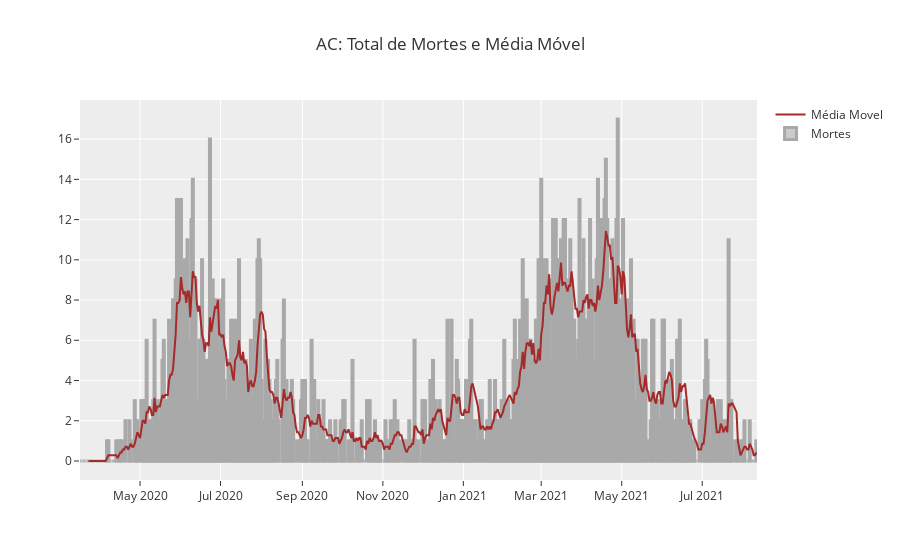
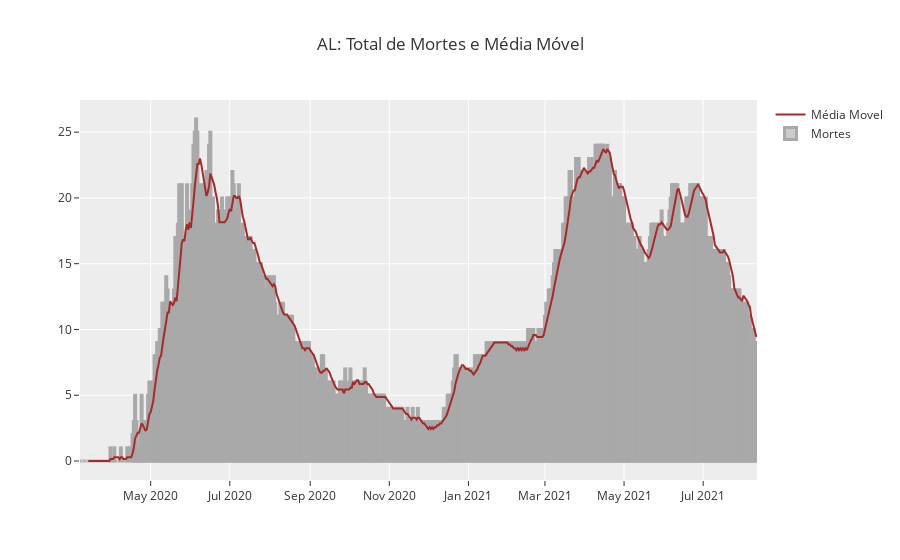
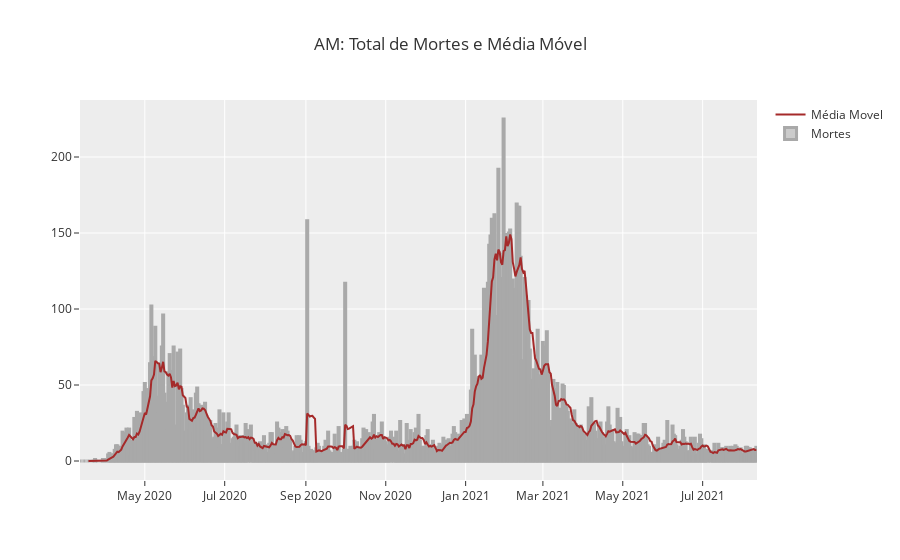
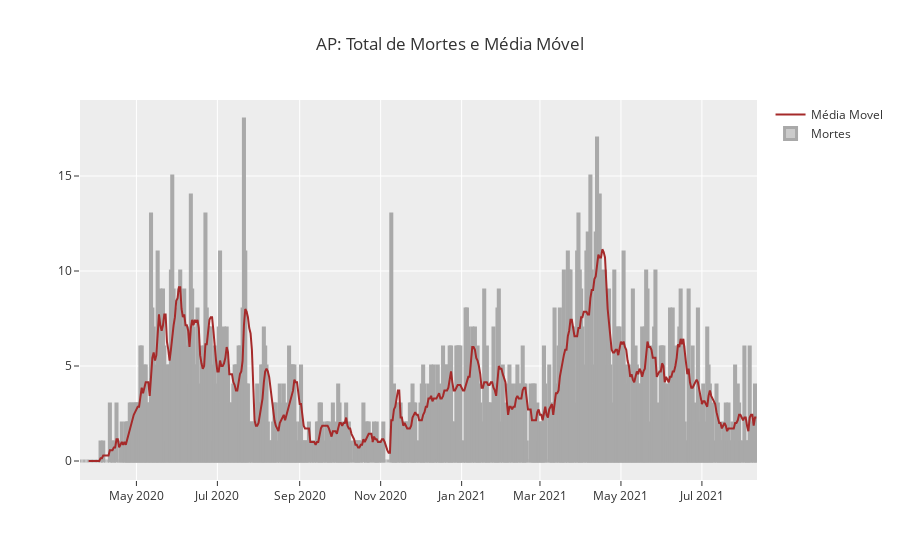

These figures' notebook cell, in order:
### Code cell
for uf in estados:
    df2 = df
    df2 = df2[df2['state'] == uf]
    series2 = df2.groupby(df2['date'])['new_deaths'].sum()
    series2 = series2.clip(lower=0)
    rolling2 = series2.rolling(window=7)
    rolling_mean2 = rolling2.mean()
    
    fig = go.Figure()
    
    fig.add_trace(go.Bar(
        y=series2,
        x=series2.index,
        name='Mortes',
        orientation='v',
        marker=dict(
            color='rgba(169,169,169, 0.6)',
            line=dict(color='rgba(169,169,169, 1.0)', width=3)
        )
    ))

    fig.add_trace(go.Line(
        y=rolling_mean2,
        x=rolling_mean2.index,
        name='Média Movel',
        marker=dict(
            color='rgba(165,42,42, 1)',
            line=dict(color='rgba(165,42,42, 1)', width=4)
        )
    ))

    fig.update_layout(barmode='stack')
    fig.update_layout(title_text=uf + ': Total de Mortes e Média Móvel', template='ggplot2')
    fig.update_layout(hovermode="x unified")
    fig.update_layout(hoverlabel=dict(bgcolor="white", font_size=16, font_family="Rockwell"))
    fig.show()

### Figure 1 — Plotly figure (JSON) as saved in the notebook; plotly's stock layout.template omitted (floating-point values rounded to 4 significant figures; data arrays with more than 128 entries replaced by an {"elided": "..."} marker saying what was removed)
{"data": [{"marker": {"color": "rgba(169,169,169, 0.6)", "line": {"color": "rgba(169,169,169, 1.0)", "width": 3}}, "name": "Mortes", "orientation": "v", "type": "bar", "x": {"elided": "513 str values"}, "y": {"elided": "513 int values"}}, {"marker": {"color": "rgba(165,42,42, 1)", "line": {"color": "rgba(165,42,42, 1)", "width": 4}}, "name": "Média Movel", "type": "scatter", "x": {"elided": "513 str values"}, "y": {"elided": "513 float values"}}], "layout": {"barmode": "stack", "hoverlabel": {"bgcolor": "white", "font": {"family": "Rockwell", "size": 16}}, "hovermode": "x unified", "title": {"text": "AC: Total de Mortes e Média Móvel"}}}

### Figure 2 — Plotly figure (JSON) as saved in the notebook; plotly's stock layout.template omitted (floating-point values rounded to 4 significant figures; data arrays with more than 128 entries replaced by an {"elided": "..."} marker saying what was removed)
{"data": [{"marker": {"color": "rgba(169,169,169, 0.6)", "line": {"color": "rgba(169,169,169, 1.0)", "width": 3}}, "name": "Mortes", "orientation": "v", "type": "bar", "x": {"elided": "522 str values"}, "y": {"elided": "522 int values"}}, {"marker": {"color": "rgba(165,42,42, 1)", "line": {"color": "rgba(165,42,42, 1)", "width": 4}}, "name": "Média Movel", "type": "scatter", "x": {"elided": "522 str values"}, "y": {"elided": "522 float values"}}], "layout": {"barmode": "stack", "hoverlabel": {"bgcolor": "white", "font": {"family": "Rockwell", "size": 16}}, "hovermode": "x unified", "title": {"text": "AL: Total de Mortes e Média Móvel"}}}

### Figure 3 — Plotly figure (JSON) as saved in the notebook; plotly's stock layout.template omitted (floating-point values rounded to 4 significant figures; data arrays with more than 128 entries replaced by an {"elided": "..."} marker saying what was removed)
{"data": [{"marker": {"color": "rgba(169,169,169, 0.6)", "line": {"color": "rgba(169,169,169, 1.0)", "width": 3}}, "name": "Mortes", "orientation": "v", "type": "bar", "x": {"elided": "517 str values"}, "y": {"elided": "517 int values"}}, {"marker": {"color": "rgba(165,42,42, 1)", "line": {"color": "rgba(165,42,42, 1)", "width": 4}}, "name": "Média Movel", "type": "scatter", "x": {"elided": "517 str values"}, "y": {"elided": "517 float values"}}], "layout": {"barmode": "stack", "hoverlabel": {"bgcolor": "white", "font": {"family": "Rockwell", "size": 16}}, "hovermode": "x unified", "title": {"text": "AM: Total de Mortes e Média Móvel"}}}

### Figure 4 — Plotly figure (JSON) as saved in the notebook; plotly's stock layout.template omitted (floating-point values rounded to 4 significant figures; data arrays with more than 128 entries replaced by an {"elided": "..."} marker saying what was removed)
{"data": [{"marker": {"color": "rgba(169,169,169, 0.6)", "line": {"color": "rgba(169,169,169, 1.0)", "width": 3}}, "name": "Mortes", "orientation": "v", "type": "bar", "x": {"elided": "510 str values"}, "y": {"elided": "510 int values"}}, {"marker": {"color": "rgba(165,42,42, 1)", "line": {"color": "rgba(165,42,42, 1)", "width": 4}}, "name": "Média Movel", "type": "scatter", "x": {"elided": "510 str values"}, "y": {"elided": "510 float values"}}], "layout": {"barmode": "stack", "hoverlabel": {"bgcolor": "white", "font": {"family": "Rockwell", "size": 16}}, "hovermode": "x unified", "title": {"text": "AP: Total de Mortes e Média Móvel"}}}
